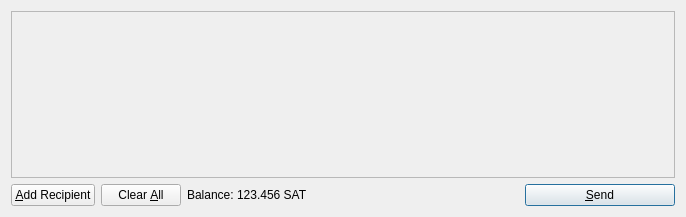
<?xml version="1.0" encoding="UTF-8"?>
<ui version="4.0">
 <class>SendCoinsDialog</class>
 <widget class="QDialog" name="SendCoinsDialog">
  <property name="geometry">
   <rect>
    <x>0</x>
    <y>0</y>
    <width>686</width>
    <height>217</height>
   </rect>
  </property>
  <property name="windowTitle">
   <string>Send Coins</string>
  </property>
  <layout class="QVBoxLayout" name="verticalLayout">
   <item>
    <widget class="QScrollArea" name="scrollArea">
     <property name="widgetResizable">
      <bool>true</bool>
     </property>
     <widget class="QWidget" name="scrollAreaWidgetContents">
      <property name="geometry">
       <rect>
        <x>0</x>
        <y>0</y>
        <width>666</width>
        <height>165</height>
       </rect>
      </property>
      <layout class="QVBoxLayout" name="verticalLayout_2">
       <property name="margin">
        <number>0</number>
       </property>
       <item>
        <layout class="QVBoxLayout" name="entries">
         <property name="spacing">
          <number>6</number>
         </property>
        </layout>
       </item>
       <item>
        <spacer name="verticalSpacer">
         <property name="orientation">
          <enum>Qt::Vertical</enum>
         </property>
         <property name="sizeHint" stdset="0">
          <size>
           <width>20</width>
           <height>40</height>
          </size>
         </property>
        </spacer>
       </item>
      </layout>
     </widget>
    </widget>
   </item>
   <item>
    <layout class="QHBoxLayout" name="horizontalLayout">
     <item>
      <widget class="QPushButton" name="addButton">
       <property name="toolTip">
        <string>Send to multiple recipients at once</string>
       </property>
       <property name="text">
        <string>&amp;Add Recipient</string>
       </property>
       <property name="icon">
        <iconset resource="../bitcoin.qrc">
         <normaloff>:/icons/add</normaloff>:/icons/add</iconset>
       </property>
       <property name="autoDefault">
        <bool>false</bool>
       </property>
      </widget>
     </item>
     <item>
      <widget class="QPushButton" name="clearButton">
       <property name="sizePolicy">
        <sizepolicy hsizetype="Minimum" vsizetype="Fixed">
         <horstretch>0</horstretch>
         <verstretch>0</verstretch>
        </sizepolicy>
       </property>
       <property name="toolTip">
        <string>Remove all transaction fields</string>
       </property>
       <property name="text">
        <string>Clear &amp;All</string>
       </property>
       <property name="icon">
        <iconset resource="../bitcoin.qrc">
         <normaloff>:/icons/remove</normaloff>:/icons/remove</iconset>
       </property>
       <property name="autoRepeatDelay">
        <number>300</number>
       </property>
       <property name="autoDefault">
        <bool>false</bool>
       </property>
      </widget>
     </item>
     <item>
      <layout class="QHBoxLayout" name="horizontalLayout_2">
       <property name="spacing">
        <number>3</number>
       </property>
       <item>
        <widget class="QLabel" name="label">
         <property name="text">
          <string>Balance:</string>
         </property>
        </widget>
       </item>
       <item>
        <widget class="QLabel" name="labelBalance">
         <property name="cursor">
          <cursorShape>IBeamCursor</cursorShape>
         </property>
         <property name="text">
          <string>123.456 SAT</string>
         </property>
         <property name="textInteractionFlags">
          <set>Qt::LinksAccessibleByMouse|Qt::TextSelectableByKeyboard|Qt::TextSelectableByMouse</set>
         </property>
        </widget>
       </item>
      </layout>
     </item>
     <item>
      <spacer name="horizontalSpacer">
       <property name="orientation">
        <enum>Qt::Horizontal</enum>
       </property>
       <property name="sizeHint" stdset="0">
        <size>
         <width>40</width>
         <height>20</height>
        </size>
       </property>
      </spacer>
     </item>
     <item>
      <widget class="QPushButton" name="sendButton">
       <property name="minimumSize">
        <size>
         <width>150</width>
         <height>0</height>
        </size>
       </property>
       <property name="toolTip">
        <string>Confirm the send action</string>
       </property>
       <property name="text">
        <string>&amp;Send</string>
       </property>
       <property name="icon">
        <iconset resource="../bitcoin.qrc">
         <normaloff>:/icons/send</normaloff>:/icons/send</iconset>
       </property>
       <property name="default">
        <bool>true</bool>
       </property>
      </widget>
     </item>
    </layout>
   </item>
  </layout>
 </widget>
 <resources>
  <include location="../bitcoin.qrc"/>
 </resources>
 <connections/>
</ui>
